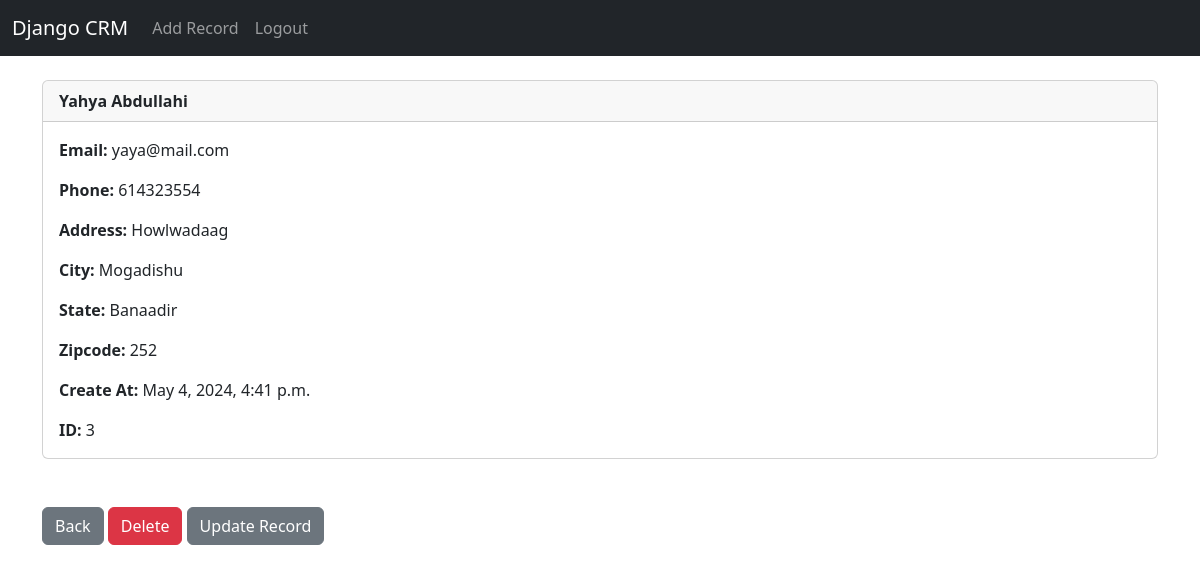
Page /record/3 (signed in) on the earlier database version.
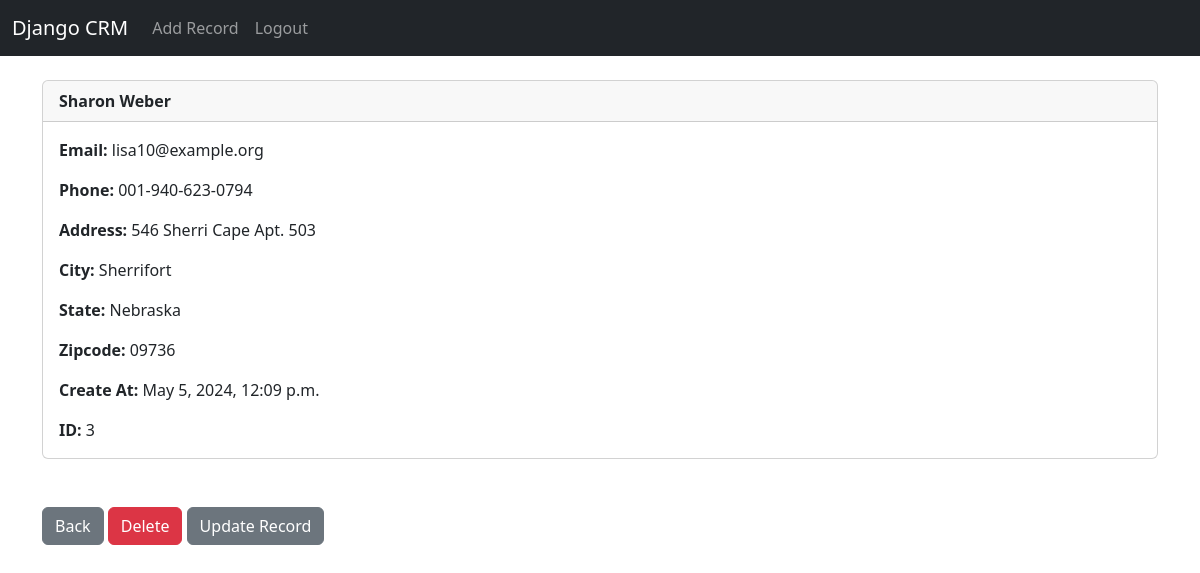
Same page on the later database version.
### website/models.py (models this page shows, shortened)
class Record(models.Model):
    created_at = models.DateTimeField(auto_now_add=True)
    first_name = models.CharField(max_length=50)
    last_name =  models.CharField(max_length=50)
    email =  models.CharField(max_length=100)
    phone = models.CharField(max_length=20)
    address =  models.CharField(max_length=100)
    city =  models.CharField(max_length=50)
    state =  models.CharField(max_length=50)
    zipcode =  models.CharField(max_length=20)

### website/views.py (the view)
# urls.py: path('record/<int:pk>', views.customer_record, name='record'),
def customer_record(request, pk):
	if request.user.is_authenticated:
		customer_record = Record.objects.get(id=pk)
		return render(request, 'record.html', {'customer_record':customer_record})
	else:
		messages.success(request, "You Must Be Logged In To View That Page...")
		return redirect('home')

### website/templates/record.html
{% extends 'base.html' %}
{% block content %}
<div class="card">
    <div class="card-header">
        <strong>
            {{ customer_record.first_name }}
            {{ customer_record.last_name }}
        </strong>
    </div>
    <div class="card-body">
        <p class="card-text">
            <strong>Email: </strong>{{ customer_record.email }}
        </p>
        <p class="card-text">
            <strong>Phone: </strong>{{ customer_record.phone }}
        </p>
        <p class="card-text">
            <strong>Address: </strong>{{ customer_record.address }}
        </p>
        <p class="card-text">
            <strong>City: </strong>{{ customer_record.city }}
        </p>
        <p class="card-text">
            <strong>State: </strong>{{ customer_record.state }}
        </p>
        <p class="card-text">
            <strong>Zipcode: </strong>{{ customer_record.zipcode }}
        </p>
        <p class="card-text">
            <strong>Create At: </strong>{{ customer_record.created_at }}
        </p>
        <p class="card-text">
            <strong>ID: </strong>{{ customer_record.id }}
        </p>
    </div>
</div>
<br /><br />
<a href="{% url 'home' %}" class="btn btn-secondary">Back</a>
<a href="{% url 'delete_record' customer_record.id %}" class="btn btn-danger">Delete</a>
<a href="{% url 'update_record' customer_record.id%}" class="btn btn-secondary">Update Record</a>
{% endblock %}

Differences in the rows shown:
changed Record id 3: first_name "Yahya" → "Sharon"; last_name "Abdullahi" → "Weber"; email "yaya@mail.com" → "lisa10@example.org"; phone "614323554" → "001-940-623-0794"; address "Howlwadaag" → "546 Sherri Cape Apt. 503"; city "Mogadishu" → "Sherrifort"; state "Banaadir" → "Nebraska"; zipcode "252" → "09736"; created_at "May 4, 2024, 4:41 p.m." → "May 5, 2024, 12:09 p.m."
